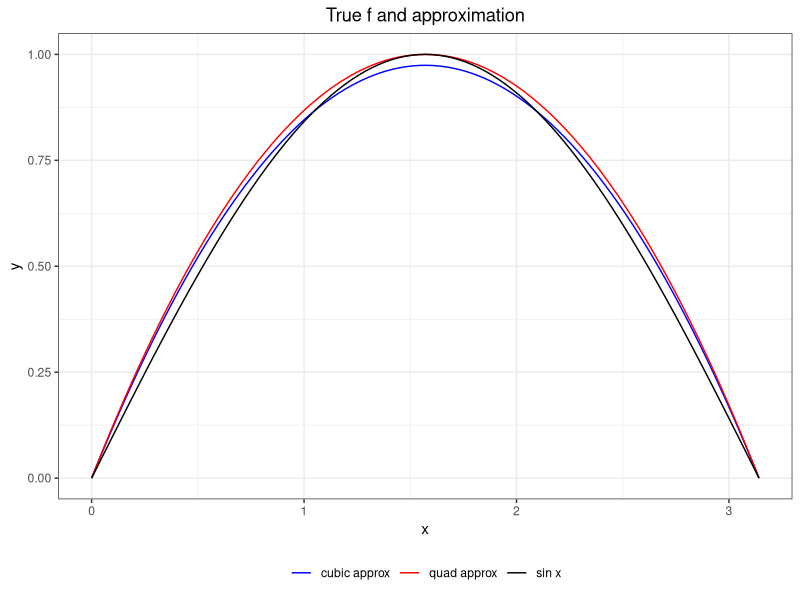
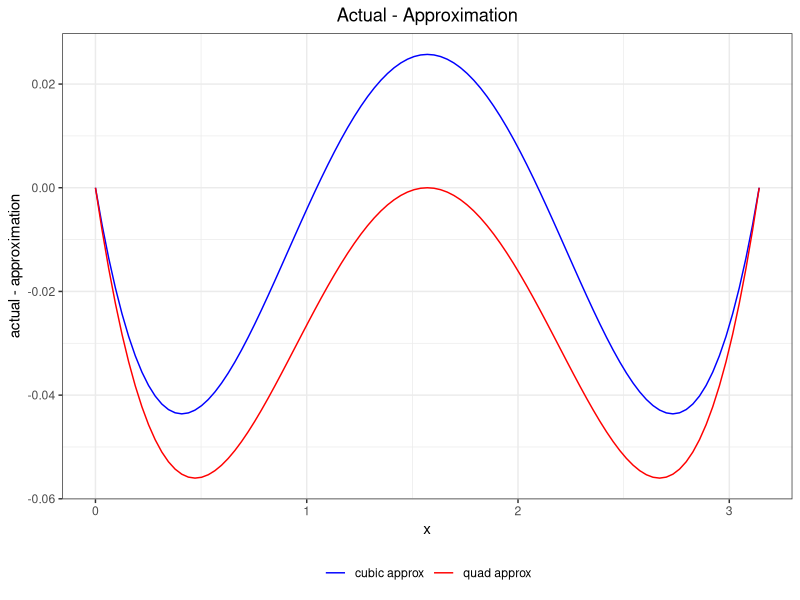

The R script that drew these images, in order:
library(tidyverse)
library(gridExtra)

x <- seq(0, pi, length.out = 101)

quad_function <- function(x) {
  (x - 0)*(x - pi) / ((pi/2 - 0)*(pi/2 - pi)) * 1
}

cubic_function <- function(x) {
  a <- 0; b <- pi/3; c <- 2*pi/3; d <- pi
  (x - b)*(x - c)*(x - d) / ((a - b)*(a - c)*(a - d)) * 0 +
    (x - a)*(x - c)*(x - d) / ((b - a)*(b - c)*(b - d)) * sqrt(3)/2 +
    (x - a)*(x - b)*(x - d) / ((c - a)*(c - b)*(c - d)) * sqrt(3)/2 +
    (x - a)*(x - b)*(x - c) / ((d - a)*(d - b)*(d - c)) * 0
}

sin_df <- data.frame(
  x = x,
  approx = "sin x",
  y = sin(x)
)

quad_df <- data.frame(
  x = x,
  approx = "quad approx",
  y = quad_function(x)
)

cubic_df <- data.frame(
  x = x,
  approx = "cubic approx",
  y = cubic_function(x)
)

quad_diff_df <- data.frame(
  x = x,
  approx = "quad approx",
  diff = sin(x) - quad_function(x)
)

cubic_diff_df <- data.frame(
  x = x,
  approx = "cubic approx",
  diff = sin(x) - cubic_function(x)
)


theme_set(theme_bw())
actual_plot <- rbind(sin_df, quad_df, cubic_df) %>%
  ggplot(aes(x = x, y = y, col = approx)) +
  geom_line() +
  labs(title = "True f and approximation", col = NULL) +
  scale_color_manual(values = c("blue", "red", "black")) +
  theme(plot.title = element_text(hjust = 0.5), legend.position = "bottom") 

diff_plot <- rbind(quad_diff_df, cubic_diff_df) %>%
  ggplot(aes(x = x, y = diff, col = approx)) +
  geom_line() +
  labs(title = "Actual - Approximation", y = "actual - approximation", col = NULL) +
  scale_color_manual(values = c("blue", "red")) +
  theme(plot.title = element_text(hjust = 0.5), legend.position = "bottom")

combined_plot <- arrangeGrob(actual_plot, diff_plot, ncol = 2)
#ggsave("both_plot.png", combined_plot, width = 10, height = 5)
